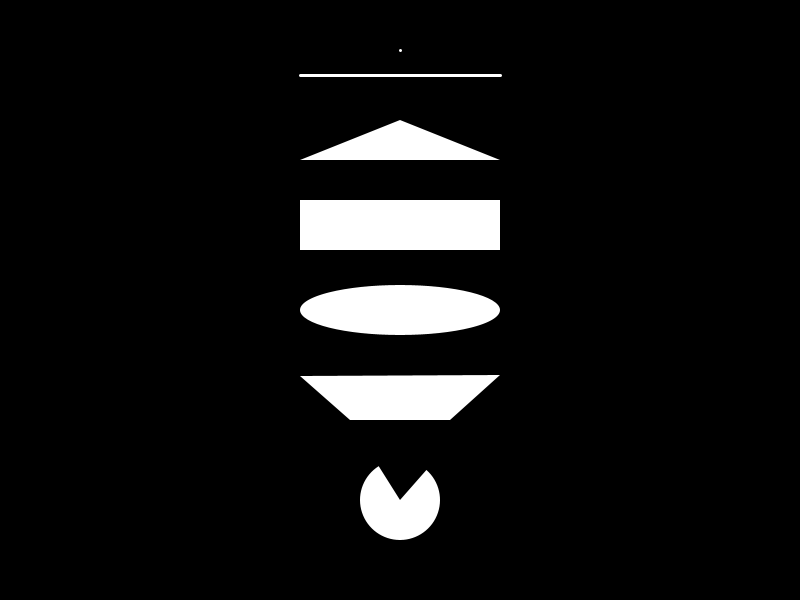
Frame 1 (no input)
Frame 60 (the mouse pressed at the canvas centre just before this capture): identical to frame 1, image omitted
Frame 120 (the mouse held since frame 60 and released just before this capture): identical to frame 1, image omitted

The Processing sketch that drew this single still picture (run headless with seeded random() and noise(); from frame 60 on, the mouse is pressed at the canvas centre):

// Processing sketch: createShapes
// ── createShapes.pde
//Drawing shapes within Processing.
//Go to "Sketch > Tweak Mode" menu to see what the numbers do.


void setup() { //runs once at the beginning...
  
  //The size of the canvas...
  size(800, 600);
  
} //end of setup.





void draw() { //loops continually...

  //set the background colour...
  background(0, 0, 0);
  
  //set the colour of the stroke(outlines) of the shapes below...
  stroke(255, 255, 255);
  
  //set the weight(thickness) of the stroke(outlines) of the shapes below...
  strokeWeight(3); 
  
  //draw a dot at this location...
  point(400, 50); 
  
  //draw a line. Each pair of numbers is the location of one end of the line...
  line(300, 75, 500, 75); 
  
  //remove the outline of the shapes below...
  noStroke();  
  
  //draw a triangle. Each pair of numbers is the location of a point...
  triangle(400, 120, 500, 160, 300, 160);
  
  //draw a rectangle.
  //The first two numbers are the location of the top-left corner...
  //The second two numbers are the width and height of the rectangle...
  rect(300, 200, 200, 50); 
   
  //draw an ellipsee.
  //The first two numbers are the location of the center...
  //The second two numbers are the horizontal and vertical diameters...
  ellipse(400, 310, 200, 50); 
  
  //draw a quadrilateral
  //each pair of numbers is the location of a corner...  
  quad(300, 376, 500, 375, 450, 420, 350, 420);
  
  //draw an arc.
  //The first two numbers are the location of the center...
  //The second two numbers are the horizontal and vertical diameters...
  //The last two numbers are the angle of each side of the opening...
  arc(400, 500, 80, 80, 18, 23);
  
} //loops back to the beginning of void draw...
